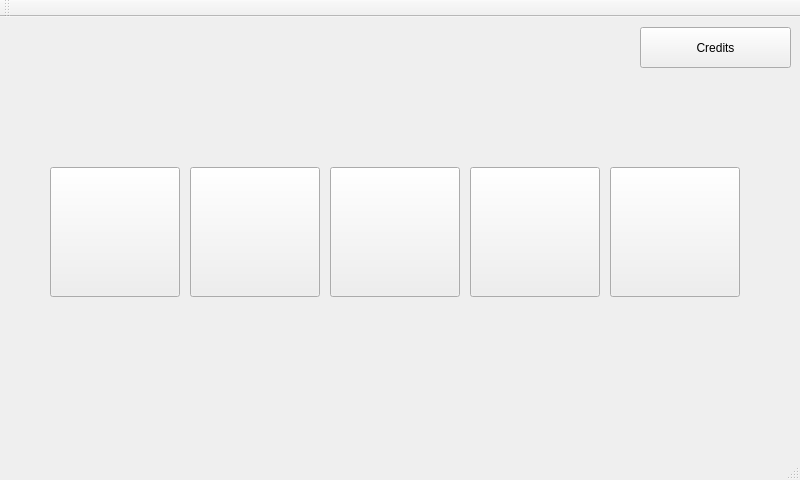
<?xml version="1.0" encoding="UTF-8"?>
<ui version="4.0">
 <class>MainWindow</class>
 <widget class="QMainWindow" name="MainWindow">
  <property name="geometry">
   <rect>
    <x>0</x>
    <y>0</y>
    <width>800</width>
    <height>480</height>
   </rect>
  </property>
  <property name="windowTitle">
   <string>SpeedFreak</string>
  </property>
  <widget class="QWidget" name="centralWidget">
   <widget class="QPushButton" name="pushButtonAccelerate">
    <property name="geometry">
     <rect>
      <x>50</x>
      <y>150</y>
      <width>130</width>
      <height>130</height>
     </rect>
    </property>
    <property name="text">
     <string/>
    </property>
    <property name="icon">
     <iconset resource="graphics.qrc">
      <normaloff>:/new/prefix1/Graphics/Speedometer.png</normaloff>
      <normalon>:/new/prefix1/Graphics/Speedometer2.png</normalon>
      <disabledon>:/new/prefix1/Graphics/Speedometer2.png</disabledon>
      <activeon>:/new/prefix1/Graphics/Speedometer2.png</activeon>
      <selectedon>:/new/prefix1/Graphics/Speedometer2.png</selectedon>:/new/prefix1/Graphics/Speedometer.png</iconset>
    </property>
    <property name="iconSize">
     <size>
      <width>125</width>
      <height>125</height>
     </size>
    </property>
   </widget>
   <widget class="QPushButton" name="pushButtonRoute">
    <property name="geometry">
     <rect>
      <x>190</x>
      <y>150</y>
      <width>130</width>
      <height>130</height>
     </rect>
    </property>
    <property name="text">
     <string/>
    </property>
    <property name="icon">
     <iconset resource="graphics.qrc">
      <normaloff>:/new/prefix1/Graphics/route.png</normaloff>:/new/prefix1/Graphics/route.png</iconset>
    </property>
    <property name="iconSize">
     <size>
      <width>125</width>
      <height>125</height>
     </size>
    </property>
   </widget>
   <widget class="QPushButton" name="pushButtonResults">
    <property name="geometry">
     <rect>
      <x>330</x>
      <y>150</y>
      <width>130</width>
      <height>130</height>
     </rect>
    </property>
    <property name="text">
     <string/>
    </property>
    <property name="icon">
     <iconset resource="graphics.qrc">
      <normaloff>:/new/prefix1/Graphics/trophy_gold.png</normaloff>:/new/prefix1/Graphics/trophy_gold.png</iconset>
    </property>
    <property name="iconSize">
     <size>
      <width>125</width>
      <height>125</height>
     </size>
    </property>
   </widget>
   <widget class="QPushButton" name="pushButtonSettings">
    <property name="geometry">
     <rect>
      <x>470</x>
      <y>150</y>
      <width>130</width>
      <height>130</height>
     </rect>
    </property>
    <property name="text">
     <string/>
    </property>
    <property name="icon">
     <iconset resource="graphics.qrc">
      <normaloff>:/new/prefix1/Graphics/settings.png</normaloff>:/new/prefix1/Graphics/settings.png</iconset>
    </property>
    <property name="iconSize">
     <size>
      <width>125</width>
      <height>125</height>
     </size>
    </property>
   </widget>
   <widget class="QPushButton" name="pushButtonWWW">
    <property name="geometry">
     <rect>
      <x>610</x>
      <y>150</y>
      <width>130</width>
      <height>130</height>
     </rect>
    </property>
    <property name="autoFillBackground">
     <bool>true</bool>
    </property>
    <property name="text">
     <string/>
    </property>
    <property name="icon">
     <iconset resource="graphics.qrc">
      <normaloff>:/new/prefix1/Graphics/applications_internet.png</normaloff>:/new/prefix1/Graphics/applications_internet.png</iconset>
    </property>
    <property name="iconSize">
     <size>
      <width>125</width>
      <height>125</height>
     </size>
    </property>
   </widget>
   <widget class="QPushButton" name="pushButtonCredits">
    <property name="geometry">
     <rect>
      <x>640</x>
      <y>10</y>
      <width>151</width>
      <height>41</height>
     </rect>
    </property>
    <property name="text">
     <string>Credits</string>
    </property>
   </widget>
  </widget>
  <widget class="QMenuBar" name="menuBar">
   <property name="geometry">
    <rect>
     <x>0</x>
     <y>0</y>
     <width>800</width>
     <height>27</height>
    </rect>
   </property>
  </widget>
  <widget class="QToolBar" name="mainToolBar">
   <attribute name="toolBarArea">
    <enum>TopToolBarArea</enum>
   </attribute>
   <attribute name="toolBarBreak">
    <bool>false</bool>
   </attribute>
  </widget>
  <widget class="QStatusBar" name="statusBar"/>
 </widget>
 <layoutdefault spacing="6" margin="11"/>
 <resources>
  <include location="graphics.qrc"/>
 </resources>
 <connections/>
</ui>
